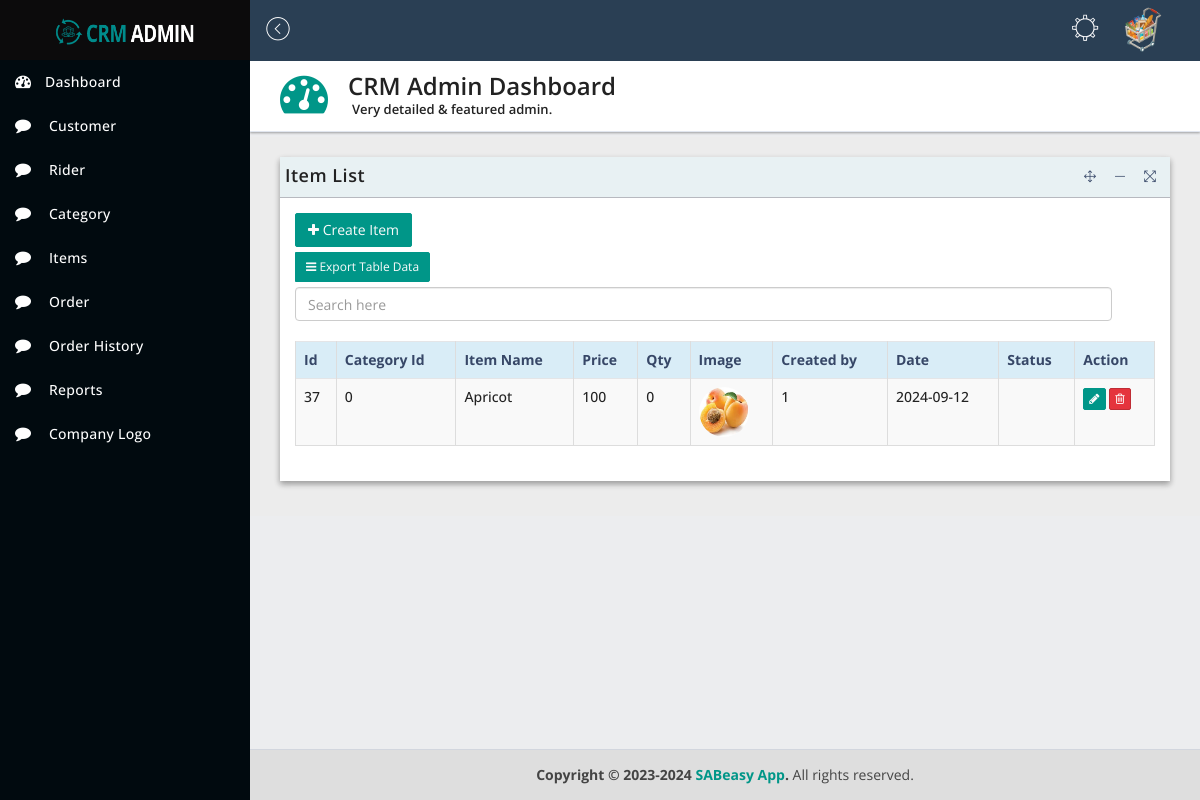
Page /dashboard/F_item.php (signed in) on the committed database.
### tables this page shows
CREATE TABLE `tbl_items` (
  `id` int(11) NOT NULL,
  `category_id` int(11) DEFAULT NULL,
  `itemname` varchar(50) DEFAULT NULL,
  `price` float DEFAULT NULL,
  `qty` int(11) DEFAULT NULL,
  `picture` varchar(200) DEFAULT NULL,
  `createdby` int(11) DEFAULT NULL,
  `createddate` date DEFAULT NULL,
  `status` varchar(20) DEFAULT NULL
);

### dashboard/db_connection.php (called while the page is built, shortened)
<?php
$con = mysqli_connect('localhost', 'root', '', 'food_db');
function ExecuteQuery($query) {
    global $con;
    return mysqli_query($con, $query);
}
?>

### dashboard/F_item.php (the view, shortened to what this page needs)
<!DOCTYPE html>
<html lang="en">
<head>
    <?php
    include('HeaderNavigationLinks.php');
    ?>
</head>
<body class="hold-transition sidebar-mini">
    <div class="wrapper">
        <header class="main-header">
            <a href="index-2.html" class="logo">
                <span class="logo-lg">
                    <img src="assets/dist/img/logo.png" alt="">
                </span>
            </a>
            <nav class="navbar navbar-static-top">
                <a href="#" class="sidebar-toggle" data-toggle="offcanvas" role="button">
                    <span class="pe-7s-angle-left-circle"></span>
                </a>
                <div class="navbar-custom-menu">
                <?php
                    include("profileheader.php");
                    ?>
                </div>
            </nav>
        </header>
        <aside class="main-sidebar">
            <div class="sidebar">
                <?php
                include('SideNavigation.php');
                ?>
            </div>
        </aside>
        <div class="content-wrapper">
            <section class="content-header">
                <div class="header-icon">
                    <i class="fa fa-dashboard"></i>
                </div>
                <div class="header-title">
                    <h1>CRM Admin Dashboard</h1>
                    <small>Very detailed & featured admin.</small>
                </div>
            </section>
            <section class="content">
                <div class="row">
                    <div class="col-sm-12 col-md-12">
                        <div class="panel panel-bd lobidisable">
                            <div class="panel-heading">
                                <div class="btn-group" id="buttonexport">
                                    <a href="#">
                                        <h4>Item List</h4>
                                    </a>
                                </div>
                            </div>
                            <div class="panel-body">
                                <div class="btn-group">
                                    <div class="buttonexport">
                                        <a href="#" class="btn btn-add" data-toggle="modal" data-target="#addtask"><i class="fa fa-plus"></i> Create Item</a>
                                    </div>
                                    <button class="btn btn-exp btn-sm dropdown-toggle" data-toggle="dropdown"><i class="fa fa-bars"></i> Export Table Data</button>
                                </div>
<div class=".active-cyan-4  active-cyan-4 mb-4">
  <input class="form-control" type="text" placeholder="Search here" aria-label="Search" onkeyup="SearchRecord(this.value)">
</div>
<br>
                                <div class="table-responsive">
                                    <table id="dataTableExample1" class="table table-bordered table-striped table-hover">
                                        <thead>
                                            <tr class="info">
                                                <th>Id</th>
                                                <th>Category Id</th>
                                                <th>Item Name</th>
                                                <th>Price</th>
                                                <th>Qty</th>
                                                <th>Image</th>
                                                <th>Created by</th>
                                                <th>Date</th>
                                                <th>Status</th>
                                                <th>Action</th>
                                            </tr>
                                        </thead>
                                        <tbody id="tbl_rows">
                                            <?php
                                            include('db_connection.php');
                                            $obUser    = $_SESSION['user'];
                                            $createdby = $obUser[2];
                                            $rows =  ExecuteQuery("SELECT
                                                                           tbl_items.id,
                                                                           tbl_items.category_id,
                                                                           tbl_items.itemname,
                                                                           tbl_items.price,
                                                                           tbl_items.qty,
                                                                           tbl_items.picture,
                                                                           tbl_items.createdby,
                                                                           tbl_items.createddate,
                                                                           tbl_items.status
                                                                        from tbl_items
                                                                        where tbl_items.createdby='$createdby'
                                                                        ");
                                            while ($cell = mysqli_fetch_array($rows))
                                            {
                                                $cat = $cell[0].','.$cell[1].','.$cell[2].','.$cell[3].','.$cell[4].','.$cell[5].','.$cell[8];
                                                echo '<tr>
                                                                 <td>' . $cell[0] . '</td>
                                                                 <td>' . $cell[1] . '</td>
                                                                 <td>' . $cell[2] . '</td>
                                                                 <td>' . $cell[3] . '</td>
                                                                 <td>' . $cell[4] . '</td>
                                                                 <td><img src="../item/'.$cell[5].'" class="img-circle" width="50" height="50" data-toggle="modal" data-target="#update_pre" id="btnimage" title="item/'.$cell[5].'" onClick="CallImagePreview(this.title)"></td>
                                                                 <td>' . $cell[6] . '</td>
                                                                 <td>' . $cell[7] . '</td>
                                                                 <td>' . $cell[8] . '</td>
                                                        <td>
                                                            <button type="button" onClick="Update(this.title)" id="btnUpdateClick" title="'.$cat.'" data-toggle="modal" data-target="#update"  class="btn btn-add btn-xs"> <i class="fa fa-pencil"></i></button>
                                                            <button type="button" id="btnDeleteClick" title="'.$cell[0].'" onClick="Delete(this.title)" class="btn btn-danger btn-xs" data-toggle="modal" data-target="#delt"><i class="fa fa-trash-o"></i> </button>
                                                        </td>
                                                        </tr>';
                                            }
                                            ?>
                                        </tbody>
                                    </table>
                                </div>
                            </div>
                        </div>
                    </div>
                </div>
            </section>
        </div>
        <footer class="main-footer ">
            <strong>Copyright &copy; 2023-2024 <a href="# ">SABeasy App</a>.</strong> All rights reserved.
        </footer>
    </div>
</body>
</html>

### rows in the picture
tbl_items: id "37", category "0", itemname "Apricot", price "100", qty "0", picture (picture), createdby "1", createddate "2024-09-12"
